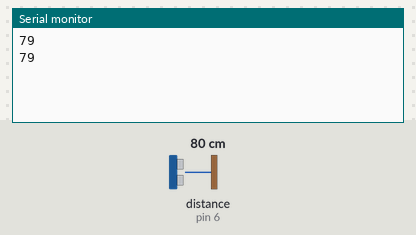
Bench run of a sketch on a simulated Arduino Uno, built with avr-gcc and run on an emulated ATmega328P. Shown: the last lines printed to the serial monitor. Inputs (shaded band) come from the test bench; at power-on: distance to the obstacle (sensor on pin 6) 80 cm. The echo pulse lasts 58.3 µs per cm.

Above: at 1.8 s.
1.9 s: distance to the obstacle (sensor on pin 6) set to 2 cm
At 2.8 s:
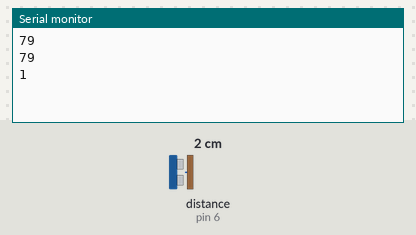
3.4 s: distance to the obstacle (sensor on pin 6) set to 4 cm
At 4.8 s:
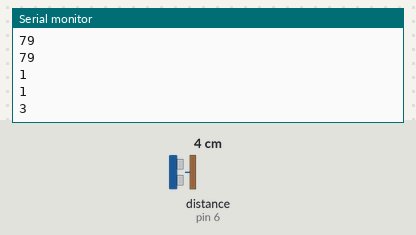
Timing chart, 0 to 6.4 s (numbered marks = the images above; inputs shaded):
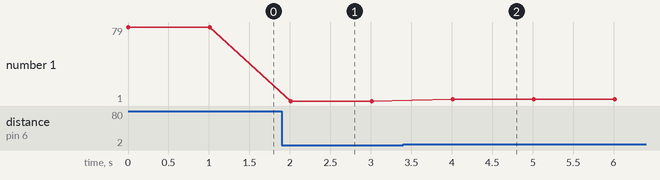

The sketch:

arduniocode1.ino
```cpp
int ep = 6;
int tp = 7;
int dist;
 int time;

void setup() {
  Serial.begin(9600);
  pinMode(ep, INPUT);
  pinMode(tp, OUTPUT);
}

void loop() {
  digitalWrite(tp, LOW);
  delayMicroseconds(2);
  digitalWrite(tp, HIGH);
  delayMicroseconds(10);
  digitalWrite(tp, LOW);

  time = pulseIn(ep, HIGH);
  dist = time * 0.034 / 2;

  Serial.println(dist);
  delay(1000);
}
```

Measured:
- after the input at 1.9 s, the serial monitor: prints a new line after 0.11 s (image 1)
- after the input at 3.4 s, the serial monitor: prints a new line after 0.61 s (image 2)
- plotted number 1: 79 → 1 after the input at 1.9 s, 1 → 3 after the input at 3.4 s
